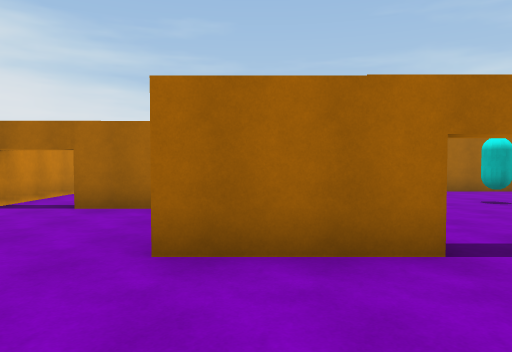
view 1 (above)

16 first-person views from a walk through a scene from a Unity 3-D project. The camera is 1.5 m above the floor, tilts 2° down and sees 70° across. The floor is counted in squares, 2 m on a side. Each view is taken from the middle of a square. On the plan, view 1 faces up. The plan holds only what a view shows up to about 11 squares ahead; the rest is blank. The place goes on beyond the plan. Door leaves are left out, so doorways stand open.

view 2
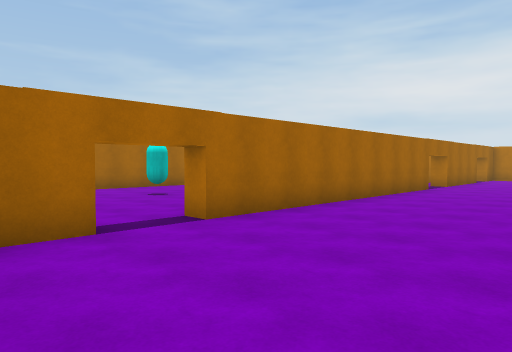

view 3
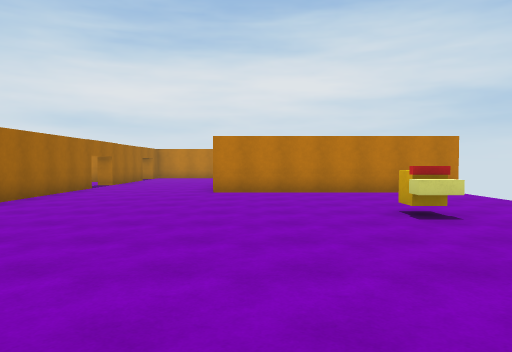

view 4
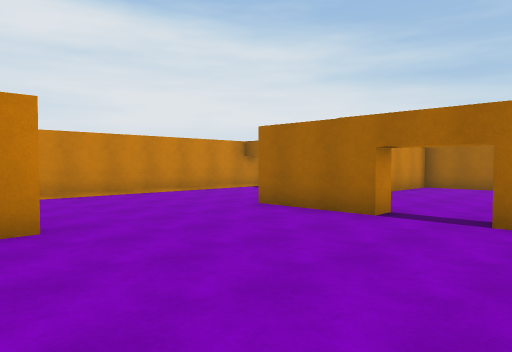

view 5
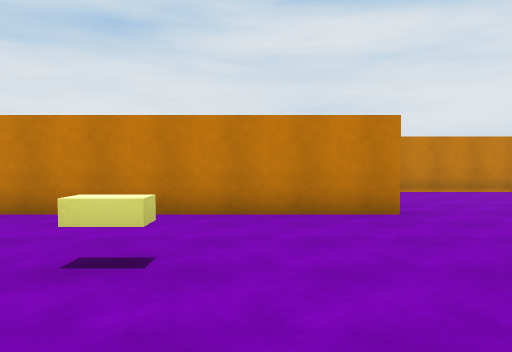

view 6
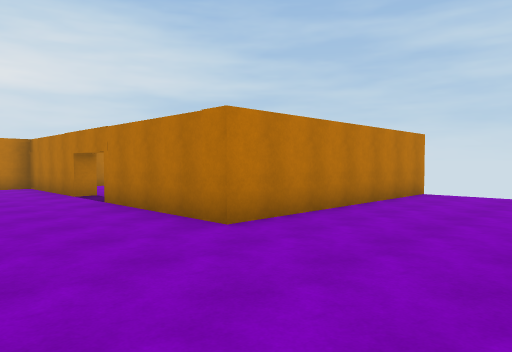

view 7
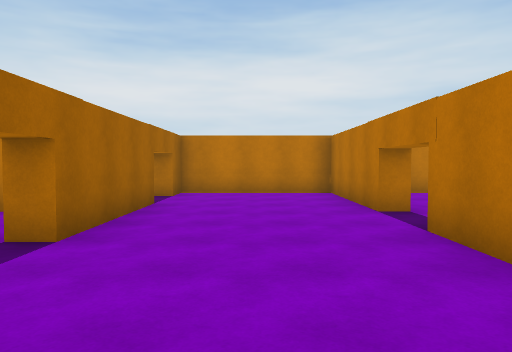

view 8
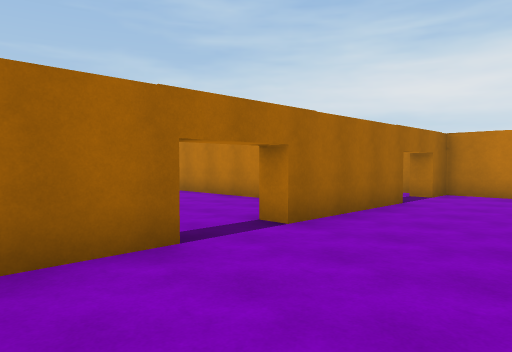

view 9
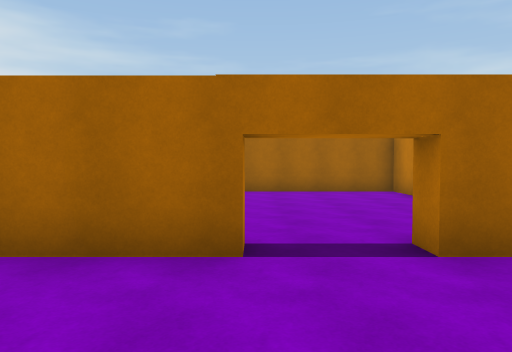

view 10
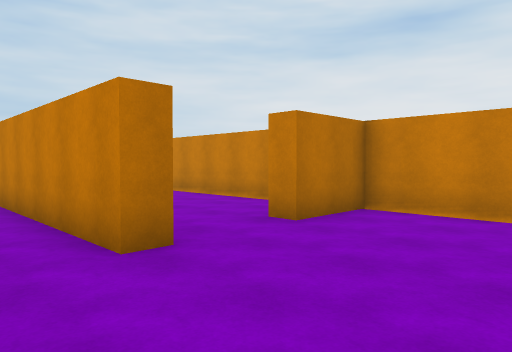

view 11
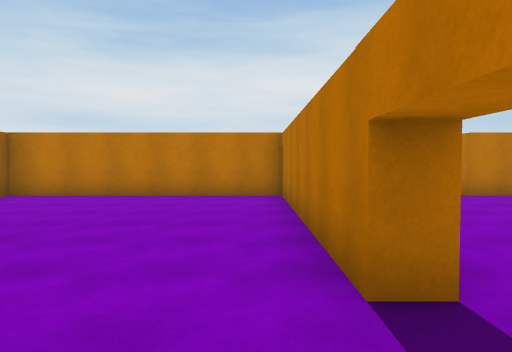

view 12
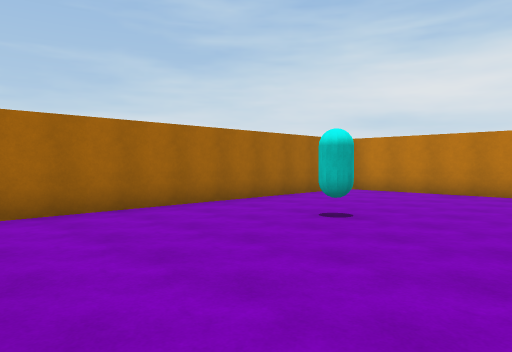

view 13
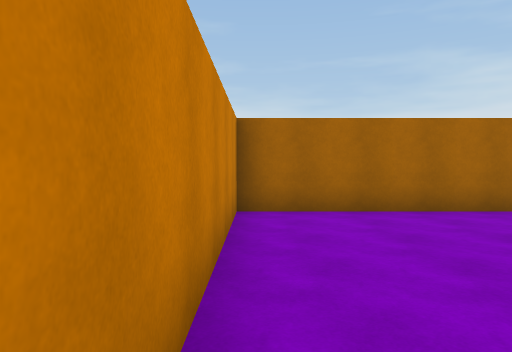

view 14
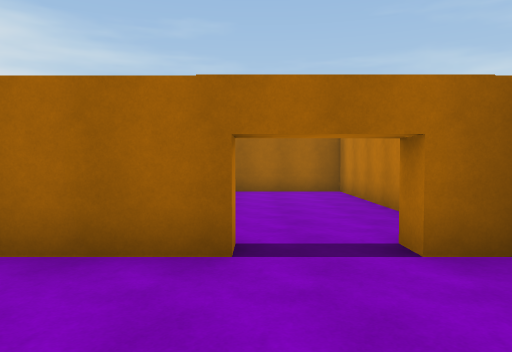

view 15
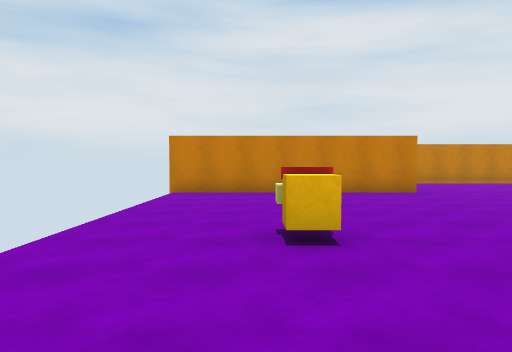

view 16
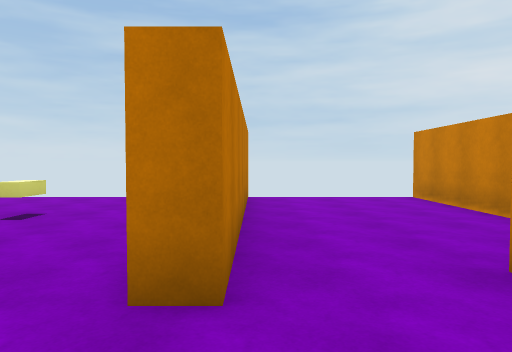

### Floor plan
Ten units are one square. View 1 is at (0, 0); x grows to the right and y downward. Boxes are objects, and circles mark ways between rooms. Rooms are numbered by the first view taken in them; rooms with no view inside come last. Other rooms are left out.
<svg viewBox="-55 -102 242 181">
<path fill="none" stroke="#000" d="M15 -29 -9 -29M109 -34 109 -29 30 -29M-8 9 -3 9 -3 72M94 72 94 9 131 9M146 15 146 9 182 9 182 -40M-16 -60 -30 -60M158 -35 158 -29 125 -29 125 -35M182 -56 182 -97 154 -97M-46 -92 -46 9 -28 9M30 -34 94 -34 94 -97 -3 -97 -3 -44M146 -49 146 -97 106 -97M-46 31 -46 74M-28 9 -28 16M-8 72 -8 9"/>
<rect x="15" y="35" width="10" height="10" fill="#bbb"><title>yellow block</title></rect>
<rect x="45" y="35" width="10" height="10" fill="#bbb"><title>other object</title></rect>
<rect x="45" y="-75" width="10" height="10" fill="#bbb"><title>cyan capsule</title></rect>
<circle cx="25" cy="-30" r="3" fill="#2a7"/>
<circle cx="115" cy="-30" r="3" fill="#2a7"/>
<circle cx="-10" cy="70" r="3" fill="#2a7"/>
<circle cx="-20" cy="10" r="3" fill="#2a7"/>
<text x="60" y="0">1</text>
<text x="40" y="-70">2</text>
<text x="120" y="-70">3</text>
<text x="-30" y="40">4</text>
</svg>
Room 1 opens to room 2. Room 1 opens to room 3. Room 1 opens to room 4.

Where each view was taken, in squares from view 1:
view 1: 0 up, 0 right, facing up
view 2: 1 down, 0 right, facing up-right
view 3: 2 down, 0 right, facing right
view 4: 2 down, 4 right, facing up-left
view 5: 3 down, 5 right, facing left
view 6: 2 up, 6 right, facing down-right
view 7: 1 up, 9 right, facing right
view 8: 0 up, 9 right, facing up-right
view 9: 0 up, 11 right, facing up
view 10: 2 up, 1 right, facing down-left
view 11: 4 up, 1 right, facing right
view 12: 4 up, 0 right, facing up-right
view 13: 4 up, 0 right, facing up
view 14: 0 up, 16 right, facing up
view 15: 5 down, 9 right, facing left
view 16: 1 up, 1 left, facing down
